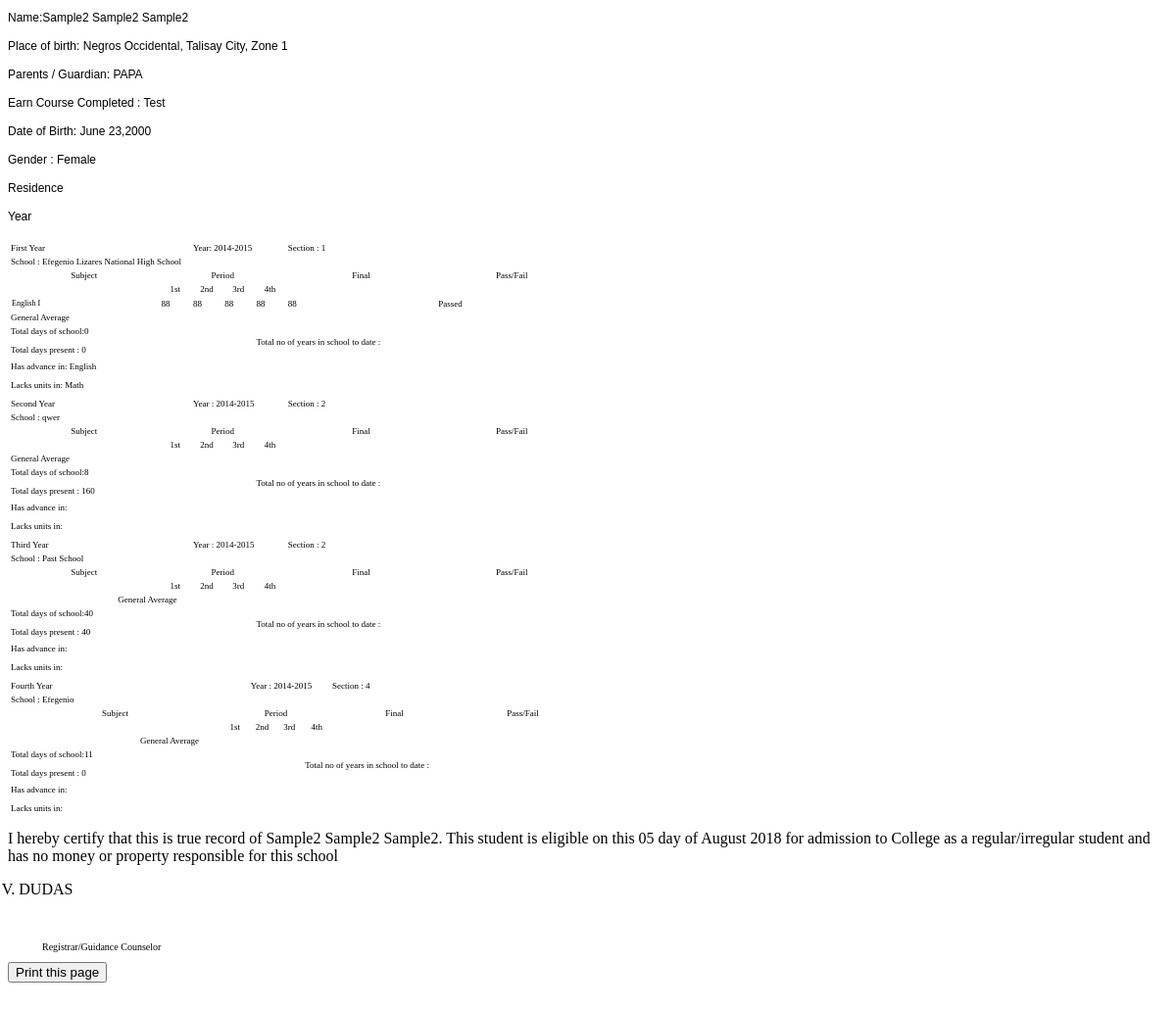
Screenshot of /pages/form_record.php?student_id=7 with the database file from the repository.
### tables this page shows
CREATE TABLE `student_profile` (
  `student_id` int(10) NOT NULL,
  `firstname` varchar(50) NOT NULL,
  `lastname` varchar(50) NOT NULL,
  `midname` varchar(50) NOT NULL,
  `gender` varchar(10) NOT NULL,
  `bday` date NOT NULL,
  `birthplace` varchar(200) NOT NULL,
  `lrn_no` varchar(20) NOT NULL,
  `address` varchar(100) NOT NULL,
  `status` int(5) NOT NULL,
  `pic` varchar(100) NOT NULL,
  `date_added` date NOT NULL,
  `contact` varchar(15) NOT NULL,
  `guardian` varchar(50) NOT NULL,
  `guardian_contact` varchar(12) NOT NULL,
  `guardian_occupation` varchar(50) NOT NULL,
  `course_completed` text NOT NULL,
  `e_school` varchar(200) NOT NULL,
  `e_sy` varchar(10) NOT NULL,
  `e_gen_ave` varchar(5) NOT NULL
);

CREATE TABLE `student_sy_status` (
  `sss_id` int(10) NOT NULL,
  `student_id` int(10) NOT NULL,
  `status` int(5) NOT NULL,
  `school` varchar(100) NOT NULL,
  `school_address` varchar(200) NOT NULL,
  `average` varchar(5) NOT NULL,
  `teacher_id` varchar(12) NOT NULL,
  `adviser` varchar(100) NOT NULL,
  `grade` int(2) NOT NULL,
  `section` varchar(20) NOT NULL,
  `total_days` int(3) NOT NULL,
  `total_present` int(3) NOT NULL,
  `sy_id` int(5) NOT NULL,
  `number_in_school` int(2) NOT NULL,
  `curriculum` text NOT NULL,
  `advance_unit` varchar(100) NOT NULL,
  `lack_unit` varchar(100) NOT NULL,
  `classified_as` varchar(10) NOT NULL,
  `sy_status` varchar(15) NOT NULL
);

CREATE TABLE `school_year` (
  `sy_id` int(10) NOT NULL,
  `sy` varchar(10) NOT NULL,
  `status` int(1) NOT NULL
);

CREATE TABLE `subject_list` (
  `subject_id` int(10) NOT NULL,
  `subject` varchar(50) NOT NULL,
  `description` varchar(100) NOT NULL,
  `status` int(5) NOT NULL
);

CREATE TABLE `student_grade` (
  `sg_id` int(10) NOT NULL,
  `sss_id` int(10) NOT NULL,
  `subject_id` int(10) NOT NULL,
  `1grading` int(5) NOT NULL,
  `2grading` int(5) NOT NULL,
  `3grading` int(5) NOT NULL,
  `4grading` int(5) NOT NULL,
  `final` varchar(5) NOT NULL
);

### pages/form_record.php (the view, shortened to what this page needs)
<?php
$id=$_GET['student_id'];
?>
<?php
	include '../includes/db.php';
	$query=mysqli_query($conn,"select * from student_profile WHERE student_id ='$id'")or die(mysqli_error($conn));
	$row=mysqli_fetch_array($query);
?>
<div class = "col-lg-12">
	<div class = "container" style="position:relative;top:-80px;">
		<div class = "col-lg-6 col-md-6 col-xs-6 col-sm-6">
			<p class = "text-info">Name:<span style = "text-transform: capitalize;"><?=$row['firstname']. " " .$row['midname']. " ".$row['lastname'];?></span></p>
			<p class = "text-info">Place of birth: <span style = "text-transform: capitalize;"><?=$row['birthplace'];?></span></p>
			<p class = "text-info">Parents / Guardian: <span style = "text-transform: capitalize;"><?=$row['guardian']?></span></p>
			<p class = "text-info">Earn Course Completed : Test</p>
		</div>
		<div class = "col-lg-6 col-md-6 col-xs-6 col-sm-6">
			<p class = "text-info">Date of Birth: <?=date('F d,Y',strtotime($row['bday']))?> </p>
			<p class = "text-info">Gender : <?=$row['gender']?></p>
			<p class = "text-info">Residence</p>
			<p class = "text-info">Year</p>
		</div>
	</div>
<?php
include "../includes/db.php";
$stud = mysqli_query($conn,"SELECT * from student_sy_status  left join student_profile on student_sy_status.student_id = student_profile.student_id left join school_year on student_sy_status.sy_id = school_year.sy_id where  student_sy_status.student_id ='".$_GET['student_id']."' AND student_sy_status.grade = student_sy_status.grade GROUP BY student_sy_status.student_id ='".$_GET['student_id']."'  ");
while($t_row = mysqli_fetch_assoc($stud)){
if(mysqli_num_rows($stud) > 0 ){
 ?>
<div class = "col-lg-12" style ='position: relative;top: -65px;'>
		<div class = "col-lg-6 col-sm-6 col-xs-6 col-sm-6">
		<table id="grade" class="table table-bordered" style = "width:50% !important">
		<thead>
		<?php
			$que=mysqli_query($conn,"SELECT * FROM `student_profile` LEFT JOIN student_sy_status ON student_sy_status.student_id = student_profile.student_id LEFT JOIN student_attendance ON student_attendance.sss_id = student_sy_status.sss_id LEFT JOIN school_year ON school_year.sy_id = student_sy_status.sy_id WHERE student_sy_status.grade = '7'
				")or die(mysqli_error($conn));
			$rows=mysqli_fetch_array($que);
		?>
			<tr>
				<td style = 'border: none !important;' colspan = "2">First Year</td>
				<td style = 'border: none !important;' colspan = "3">Year: <?= $rows['sy'];?></td>
				<td style = 'border: none !important;' colspan = '2'>Section : <?= $rows['section']?></td>
			</tr>
			<tr>
				<td style = 'border: none !important;' colspan = "7">School : <?= $rows['school']?></td>
			</tr>
			<tr>
				<th style="width:15%;border-bottom: 0px solid black !important;font-size:9px;"><center>Subject</center></th>
				<th style="width:15%;font-size: 9px;" colspan="4"><center>Period</center></th>
				<th style="width:15%;border-bottom: 0px solid black !important"><center>Final</center></th>
				<th style="width:15%;border-bottom: 0px solid black !important"><center>Pass/Fail</center></th>
			</tr>
			<tr>
				<th style="border-top: 0px solid black !important"></th>
				<th style="width:3%"><center>1st</center></th>
				<th style="width:3%"><center>2nd</center></th>
				<th style="width:3%"><center>3rd</center></th>
				<th style="width:3%"><center>4th</center></th>
				<th style="border-top: 0px solid black !important"></th>
				<th style="border-top: 0px solid black !important"></th>
			</tr>
		</thead>
		<tbody>
			<?php
			$grade = mysqli_query($conn,"SELECT * FROM `student_sy_status` LEFT JOIN student_profile ON student_sy_status.student_id = student_profile.student_id LEFT JOIN student_grade ON student_grade.sss_id = student_sy_status.sss_id LEFT JOIN subject_list ON subject_list.subject_id = student_grade.subject_id WHERE grade = '7' AND student_profile.student_id= $id");
			while($g_row= mysqli_fetch_assoc($grade)){
			 ?>
			 <tr>
			 	<td class="text-left"  style = "font-size:7px"><?php echo ucwords($g_row['subject']) ?></td>
			 	<td class="text-center"><?php echo $g_row['1grading'] ?></td>
			 	<td class="text-center"><?php echo $g_row['2grading'] ?></td>
			 	<td class="text-center"><?php echo $g_row['3grading'] ?></td>
			 	<td class="text-center"><?php echo $g_row['4grading'] ?></td>
			 	<td class="text-center first-yr">
			 		<?php
			 		$a = $g_row['1grading'];
			 		$b= $g_row['2grading'];
			 		$c = $g_row['3grading'];
			 		$d = $g_row['4grading'];
			 		$sum = $a + $b + $c +$d ;
			 		$ave = $sum / 4;
			 		echo $ave;
			 	?>
			 	</td>
			 	<td class="text-center"><?php
			 		if($ave >= 75){
			 			echo "Passed";
			 		}
			 		else{
			 			echo "Failed";
			 		}
			 	 	?>
			 	 </td>
			 </tr>
			<?php } ?>
			<tr>
				<td colspan="5" class="text-right">General Average</td>
				<td class="text-center gen-average-first"></td>
				<th></th>
			</tr>
			<tr>
				<td colspan="4" style = 'border: none !important;'>
					<p style = 'margin-bottom:3px;'>Total days of school:<?=$rows['total_days']?></p>
					<p style = 'margin-bottom:3px;'>Total days present : <?=$rows['total_present']?></p>
				</td>
				<td colspan="3" style = 'border: none !important;'>
					Total no of years in school to date :
				</td>
			</tr>
			<tr>
				<td colspan="7" style = 'border: none !important;'>
					<p style = 'margin-bottom:3px;'>Has advance in: <?=$rows['advance_unit']?> </p>
					<p style = 'margin-bottom:3px;'>Lacks units in: <?=$rows['lack_unit']?></p>
				</td>
			</tr>
		</tbody>
		</table>
		</div>
		<div class = "col-lg-6 col-sm-6 col-xs-6 col-sm-6">
		<table id="grade" class="table table-bordered" style = "width:50% !important">
		<thead>
		<?php
			$que2=mysqli_query($conn,"SELECT * FROM `student_profile` LEFT JOIN student_sy_status ON student_sy_status.student_id = student_profile.student_id LEFT JOIN student_attendance ON student_attendance.sss_id = student_sy_status.sss_id LEFT JOIN school_year ON school_year.sy_id = student_sy_status.sy_id WHERE student_sy_status.grade = '8'
				")or die(mysqli_error($conn));
			$rows2=mysqli_fetch_array($que2);
		?>
			<tr>
				<td style = 'border: none !important;' colspan = "2">Second Year</td>
				<td style = 'border: none !important;' colspan = "3">Year :  <?= $rows2['sy'];?></td>
				<td style = 'border: none !important;' colspan = '2'>Section : <?= $rows2['section']?></td>
			</tr>
			<tr>
				<td style = 'border: none !important;' colspan = "7">School : <?= $rows2['school']?></td>
			</tr>
			<tr>
				<th style="width:15%;border-bottom: 0px solid black !important; font-size:9px;"><center>Subject</center></th>
				<th style="width:15%;font-size: 9px;" colspan="4"><center>Period</center></th>
				<th style="width:15%;border-bottom: 0px solid black !important"><center>Final</center></th>
				<th style="width:15%;border-bottom: 0px solid black !important"><center>Pass/Fail</center></th>
			</tr>
			<tr>
				<th style="border-top: 0px solid black !important"></th>
				<th style="width:3%"><center>1st</center></th>
				<th style="width:3%"><center>2nd</center></th>
				<th style="width:3%"><center>3rd</center></th>
				<th style="width:3%"><center>4th</center></th>
				<th style="border-top: 0px solid black !important"></th>
				<th style="border-top: 0px solid black !important"></th>
			</tr>
		</thead>
		<tbody>
			<tr>
				<td colspan="5" class="text-right">General Average</td>
				<td class="text-center gen-average-second"></td>
				<th></th>
			</tr>
			<tr>
				<td colspan="4" style = 'border: none !important;'>
					<p style = 'margin-bottom:3px;'>Total days of school:<?=$rows2['total_days']?></p>
					<p style = 'margin-bottom:3px;'>Total days present : <?=$rows2['total_present']?></p>
				</td>
				<td colspan="3" style = 'border: none !important;'>
					Total no of years in school to date :
				</td>
			</tr>
			<tr>
				<td colspan="7" style = 'border: none !important;'>
					<p style = 'margin-bottom:3px;'>Has advance in: <?=$rows2['advance_unit']?> </p>
					<p style = 'margin-bottom:3px;'>Lacks units in: <?=$rows2['lack_unit']?></p>
				</td>
			</tr>
		</tbody>
		</table>
		</div>
		<div class = "col-lg-6 col-sm-6 col-xs-6 col-sm-6">
		<table id="grade" class="table table-bordered" style = "width:50% !important">
		<thead>
		<?php
			$que3=mysqli_query($conn,"SELECT * FROM `student_profile` LEFT JOIN student_sy_status ON student_sy_status.student_id = student_profile.student_id LEFT JOIN student_attendance ON student_attendance.sss_id = student_sy_status.sss_id LEFT JOIN school_year ON school_year.sy_id = student_sy_status.sy_id WHERE student_sy_status.grade = '9'
				")or die(mysqli_error($conn));
			$rows3=mysqli_fetch_array($que3);
		?>
			<tr>
				<td style = 'border: none !important;' colspan = "2">Third Year</td>
				<td style = 'border: none !important;' colspan = "3">Year :  <?= $rows3['sy'];?></td>
				<td style = 'border: none !important;' colspan = '2'>Section : <?= $rows3['section']?></td>
			</tr>
			<tr>
				<td style = 'border: none !important;' colspan = "7">School : <?= $rows3['school']?></td>
			</tr>
			<tr>
				<th style="width:15%;border-bottom: 0px solid black !important; font-size:9px;"><center>Subject</center></th>
				<th style="width:15%;font-size: 9px;" colspan="4"><center>Period</center></th>
				<th style="width:15%;border-bottom: 0px solid black !important"><center>Final</center></th>
				<th style="width:15%;border-bottom: 0px solid black !important"><center>Pass/Fail</center></th>
			</tr>
			<tr>
				<th style="border-top: 0px solid black !important"></th>
				<th style="width:3%"><center>1st</center></th>
				<th style="width:3%"><center>2nd</center></th>
				<th style="width:3%"><center>3rd</center></th>
				<th style="width:3%"><center>4th</center></th>
				<th style="border-top: 0px solid black !important"></th>
				<th style="border-top: 0px solid black !important"></th>
			</tr>
		</thead>
		<tbody>
			<tr>
				<th colspan="5" class="text-right">General Average</th>
				<th class="text-center gen-average-third"></th>
				<th></th>
			</tr>
			<tr>
				<td colspan="4" style = 'border: none !important;'>
					<p style = 'margin-bottom:3px;'>Total days of school:<?=$rows3['total_days']?></p>
					<p style = 'margin-bottom:3px;'>Total days present : <?=$rows3['total_present']?></p>
				</td>
				<td colspan="3" style = 'border: none !important;'>
					Total no of years in school to date :
				</td>
			</tr>
			<tr>
				<td colspan="7" style = 'border: none !important;'>
					<p style = 'margin-bottom:3px;'>Has advance in: <?=$rows3['advance_unit']?> </p>
					<p style = 'margin-bottom:3px;'>Lacks units in: <?=$rows3['lack_unit']?></p>
				</td>
			</tr>
		</tbody>
		</table>
		</div>
		<div class = "col-lg-6 col-sm-6 col-xs-6 col-sm-6">
		<table id="grade" class="table table-bordered" style = "width:50% !important">
		<thead>
		<?php
			$que4=mysqli_query($conn,"SELECT * FROM `student_profile` LEFT JOIN student_sy_status ON student_sy_status.student_id = student_profile.student_id LEFT JOIN student_attendance ON student_attendance.sss_id = student_sy_status.sss_id LEFT JOIN school_year ON school_year.sy_id = student_sy_status.sy_id WHERE student_sy_status.grade = '10'
				")or die(mysqli_error($conn));
			$rows4=mysqli_fetch_array($que4);
		?>
			<tr>
				<td style = 'border: none !important;' colspan = "2">Fourth Year</td>
				<td style = 'border: none !important;' colspan = "3">Year :  <?= $rows4['sy'];?></td>
				<td style = 'border: none !important;' colspan = '2'>Section : <?= $rows4['section']?></td>
			</tr>
			<tr>
				<td style = 'border: none !important;' colspan = "7">School : <?= $rows4['school']?></td>
			</tr>
			<tr>
				<th style="width:25%;border-bottom: 0px solid black !important"><center>Subject</center></th>
				<th style="width:15%;font-size: 9px;" colspan="4"><center>Period</center></th>
				<th style="width:15%;border-bottom: 0px solid black !important"><center>Final</center></th>
				<th style="width:15%;border-bottom: 0px solid black !important"><center>Pass/Fail</center></th>
			</tr>
			<tr>
				<th style="border-top: 0px solid black !important"></th>
				<th style="width:3%"><center>1st</center></th>
				<th style="width:3%"><center>2nd</center></th>
				<th style="width:3%"><center>3rd</center></th>
				<th style="width:3%"><center>4th</center></th>
				<th style="border-top: 0px solid black !important"></th>
				<th style="border-top: 0px solid black !important"></th>
			</tr>
		</thead>
		<tbody>
			<tr>
				<th colspan="5" class="text-right">General Average</th>
				<th class="text-center gen-average-fourth"></th>
				<th></th>
			</tr>
			<tr>
				<td colspan="4" style = 'border: none !important;'>
					<p style = 'margin-bottom:3px;'>Total days of school:<?=$rows4['total_days']?></p>
					<p style = 'margin-bottom:3px;'>Total days present : <?=$rows4['total_present']?></p>
				</td>
				<td colspan="3" style = 'border: none !important;'>
					Total no of years in school to date :
				</td>
			</tr>
			<tr>
				<td colspan="7" style = 'border: none !important;'>
					<p style = 'margin-bottom:3px;'>Has advance in: <?=$rows4['advance_unit']?> </p>
					<p style = 'margin-bottom:3px;'>Lacks units in: <?=$rows4['lack_unit']?></p>
				</td>
			</tr>
		</tbody>
		</table>
		</div>
		</div>
	</div>
<div class = "container hereby" style="position: relative;top:-70px;">
<div class = "col-lg-12">
<p style = "width:100%;">I hereby certify that this is true record of <span style="text-transform:capitalize;"><?=$row['firstname']. " " .$row['midname']. " ".$row['lastname'];?></span>. This student is eligible on this <?= date('d');?> day of <?= date('F');?> <?= date('Y');?> for admission to College as a regular/irregular student and has no money or property responsible for this school
</p>
<p class ='pull-right' style="position:relative;right:125px !important;">VIVIAN GRACE V. DUDAS</p><br/>
<p class="pull-right" style="position:relative;right: -35px !important;font-size: 10px;">Registrar/Guidance Counselor</p>
<?php }else{ echo '<h4>No data found.</h4>';} } ?>
</div>
<button class = "btn btn-primary print" onclick="myFunction()">Print this page</button>
</div>

### pages/form_record.php (style rules this page uses)
.text-info { font-size: 12px; font-family: Arial; margin-bottom: 0; line-height: 17px; }
table th,table td { font-size:9px !important; font-weight: normal !important; }
td.text-left { font-size: 8px !important; padding: 2px !important; }

### rows the page displays
student_profile: firstname "Sample2", midname "Sample2", lastname "Sample2", birthplace "Negros Occidental, Talisay City, Zone 1", guardian "PAPA", bday "June 23,2000", gender "Female"
student_sy_status: sy.sy "2014-2015", student_sy_status.section "1", student_sy_status.school "Efegenio Lizares National High School", subject_list.subject "English I", student_grade.1grading "88", student_grade.2grading "88", student_grade.3grading "88", student_grade.4grading "88", student_sy_status.total_days "0", student_sy_status.total_present "0", student_sy_status.advance_unit "English", student_sy_status.lack_unit "Math", student_sy_status.section "2", student_sy_status.school "qwer", student_sy_status.total_days "8", student_sy_status.total_present "160", student_sy_status.school "Past School", student_sy_status.total_days "40", student_sy_status.total_present "40", student_sy_status.section "4", student_sy_status.school "Efegenio", student_sy_status.total_days "11", student.firstname "Sample2", student.midname "Sample2", student.lastname "Sample2"
